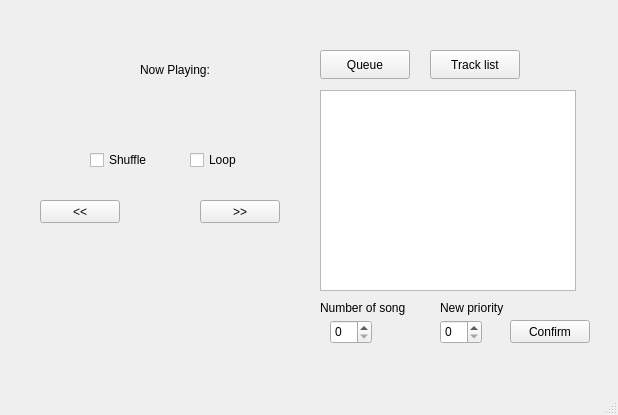
<?xml version="1.0" encoding="UTF-8"?>
<ui version="4.0">
 <class>MainWindow</class>
 <widget class="QMainWindow" name="MainWindow">
  <property name="geometry">
   <rect>
    <x>0</x>
    <y>0</y>
    <width>618</width>
    <height>415</height>
   </rect>
  </property>
  <property name="windowTitle">
   <string>MainWindow</string>
  </property>
  <property name="toolTip">
   <string extracomment="Loop the queue after finishing"/>
  </property>
  <widget class="QWidget" name="centralwidget">
   <widget class="QPushButton" name="btnNext">
    <property name="geometry">
     <rect>
      <x>200</x>
      <y>200</y>
      <width>80</width>
      <height>23</height>
     </rect>
    </property>
    <property name="text">
     <string>&gt;&gt;</string>
    </property>
    <property name="checkable">
     <bool>false</bool>
    </property>
    <property name="default">
     <bool>false</bool>
    </property>
    <property name="flat">
     <bool>false</bool>
    </property>
   </widget>
   <widget class="QPushButton" name="btnPrev">
    <property name="geometry">
     <rect>
      <x>40</x>
      <y>200</y>
      <width>80</width>
      <height>23</height>
     </rect>
    </property>
    <property name="text">
     <string>&lt;&lt;</string>
    </property>
   </widget>
   <widget class="QLabel" name="txtNow">
    <property name="geometry">
     <rect>
      <x>140</x>
      <y>54</y>
      <width>81</width>
      <height>31</height>
     </rect>
    </property>
    <property name="text">
     <string>Now Playing:</string>
    </property>
   </widget>
   <widget class="QLabel" name="txtSong">
    <property name="geometry">
     <rect>
      <x>80</x>
      <y>100</y>
      <width>181</width>
      <height>20</height>
     </rect>
    </property>
    <property name="layoutDirection">
     <enum>Qt::LayoutDirection::LeftToRight</enum>
    </property>
    <property name="styleSheet">
     <string notr="true">qproperty-alignment: AlignCenter</string>
    </property>
    <property name="text">
     <string/>
    </property>
   </widget>
   <widget class="QCheckBox" name="boxShuffle">
    <property name="geometry">
     <rect>
      <x>90</x>
      <y>150</y>
      <width>78</width>
      <height>20</height>
     </rect>
    </property>
    <property name="text">
     <string>Shuffle</string>
    </property>
   </widget>
   <widget class="QCheckBox" name="boxLoop">
    <property name="geometry">
     <rect>
      <x>190</x>
      <y>150</y>
      <width>78</width>
      <height>20</height>
     </rect>
    </property>
    <property name="cursor">
     <cursorShape>PointingHandCursor</cursorShape>
    </property>
    <property name="styleSheet">
     <string notr="true"/>
    </property>
    <property name="text">
     <string>Loop</string>
    </property>
   </widget>
   <widget class="QListWidget" name="listQueue">
    <property name="geometry">
     <rect>
      <x>320</x>
      <y>90</y>
      <width>256</width>
      <height>201</height>
     </rect>
    </property>
   </widget>
   <widget class="QPushButton" name="btnUpdateQueueList">
    <property name="geometry">
     <rect>
      <x>320</x>
      <y>50</y>
      <width>90</width>
      <height>29</height>
     </rect>
    </property>
    <property name="text">
     <string>Queue</string>
    </property>
   </widget>
   <widget class="QPushButton" name="btnUpdateTrackList">
    <property name="geometry">
     <rect>
      <x>430</x>
      <y>50</y>
      <width>90</width>
      <height>29</height>
     </rect>
    </property>
    <property name="text">
     <string>Track list</string>
    </property>
   </widget>
   <widget class="QSpinBox" name="spinChangeId">
    <property name="geometry">
     <rect>
      <x>330</x>
      <y>320</y>
      <width>42</width>
      <height>24</height>
     </rect>
    </property>
   </widget>
   <widget class="QLabel" name="label">
    <property name="geometry">
     <rect>
      <x>320</x>
      <y>300</y>
      <width>91</width>
      <height>16</height>
     </rect>
    </property>
    <property name="text">
     <string>Number of song</string>
    </property>
   </widget>
   <widget class="QLabel" name="label_2">
    <property name="geometry">
     <rect>
      <x>440</x>
      <y>300</y>
      <width>81</width>
      <height>16</height>
     </rect>
    </property>
    <property name="text">
     <string>New priority</string>
    </property>
   </widget>
   <widget class="QSpinBox" name="spinNewPriority">
    <property name="geometry">
     <rect>
      <x>440</x>
      <y>320</y>
      <width>42</width>
      <height>24</height>
     </rect>
    </property>
   </widget>
   <widget class="QPushButton" name="butConfirmChange">
    <property name="geometry">
     <rect>
      <x>510</x>
      <y>320</y>
      <width>80</width>
      <height>23</height>
     </rect>
    </property>
    <property name="text">
     <string>Confirm</string>
    </property>
   </widget>
  </widget>
  <widget class="QStatusBar" name="statusbar"/>
 </widget>
 <resources/>
 <connections/>
</ui>
